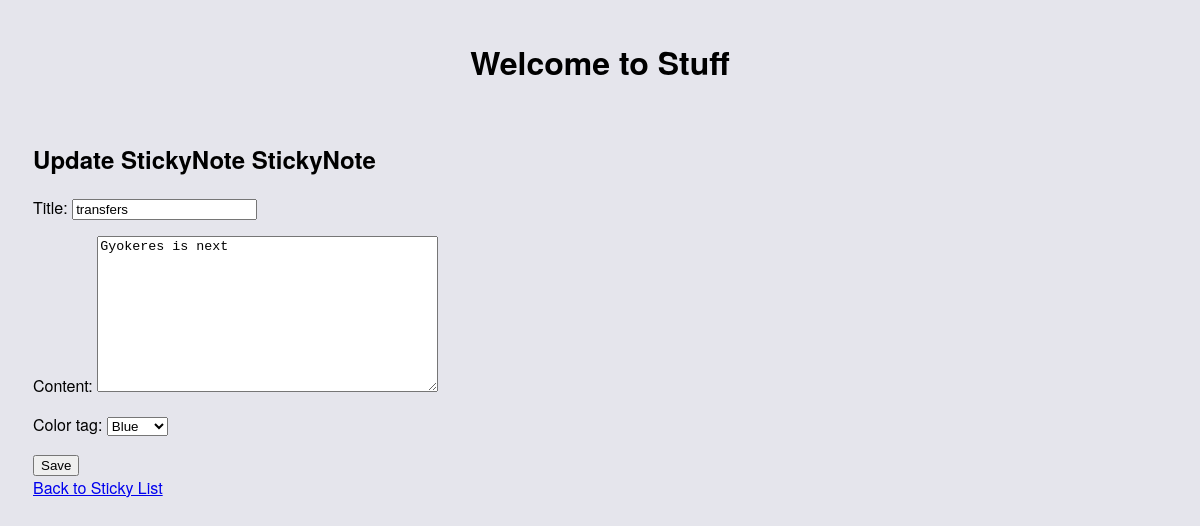
Page /note/update/1/ on the committed database.
### sticky/models.py (models this page shows, shortened)
class StickyNote(models.Model):
    title = models.CharField(max_length=200)
    content = models.TextField()
    color_tag = models.CharField(max_length=20, default='yellow', choices=[
        ('yellow', 'Yellow'),
        ('blue', 'Blue'),
        ('green', 'Green'),
        ('pink', 'Pink'),
        ('red', 'Red')
    ])
    created_at = models.DateTimeField(auto_now_add=True)
    updated_at = models.DateTimeField(auto_now=True)
    topic = models.ForeignKey(
                                'Topic', on_delete=models.CASCADE, null=True,
                                blank=True
                                )

### sticky/views.py (the view)
# urls.py: path('note/update/<int:pk>/', sticky_update, name='sticky_update'),
def sticky_update(request, pk):
    sticky = get_object_or_404(StickyNote, pk=pk)
    form = StickyNoteForm(request.POST or None, instance=sticky)
    if request.method == 'POST' and form.is_valid():
        form.save()
        return redirect('sticky_detail', pk=sticky.pk)
    return render(request, 'sticky/sticky_form.html', {'form': form})

### sticky/forms.py
class StickyNoteForm(forms.ModelForm):
    class Meta:
        model = StickyNote
        fields = ['title', 'content', 'color_tag']
        widgets = {
            'title': forms.TextInput(attrs={'placeholder': 'Title'}),
            'content': forms.Textarea(attrs={'placeholder': 'Content'}),
            'color_tag': forms.Select(choices=[
                ('yellow', 'Yellow'),
                ('blue', 'Blue'),
                ('green', 'Green'),
                ('pink', 'Pink'),
                ('red', 'Red')
            ]),
        }

### sticky/templates/sticky/sticky_form.html (shortened to what this page needs)
{% extends 'base.html' %}
{% block content %}
  <h2>
    {% if form.instance.pk %}
      Update StickyNote
    {% else %}
      Create StickyNote
    {% endif %}
    StickyNote
  </h2>
  <form method="post"
        action="{% if form.instance.pk %}{% url 'sticky_update' pk=form.instance.pk %}{% else %}{% url 'sticky_create' %}{% endif %}">
    {{ form.as_p }}
    <button type="submit">
      Save
    </button>
  </form>
  <a href="{% url 'sticky_list' %}">Back to Sticky List</a>
{% endblock %}

### sticky/static/sticky/style.css (style rules this page uses)
body { font-family: "Helvetica Neue", Helvetica, Arial, sans-serif; background: rgb(229, 229, 236) }

### rows in the picture
StickyNote: title "transfers", content "Gyokeres is next", color_tag "Blue"
